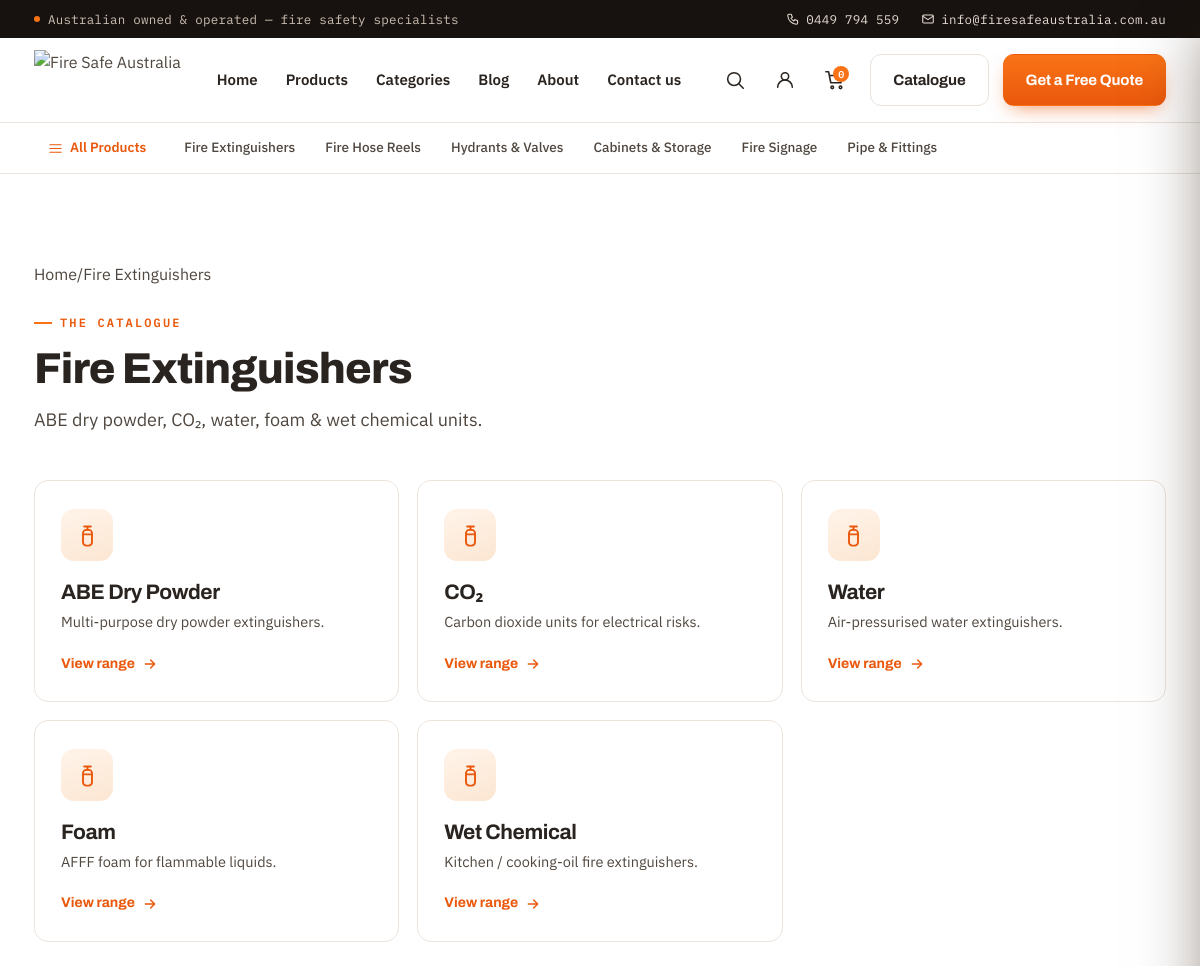
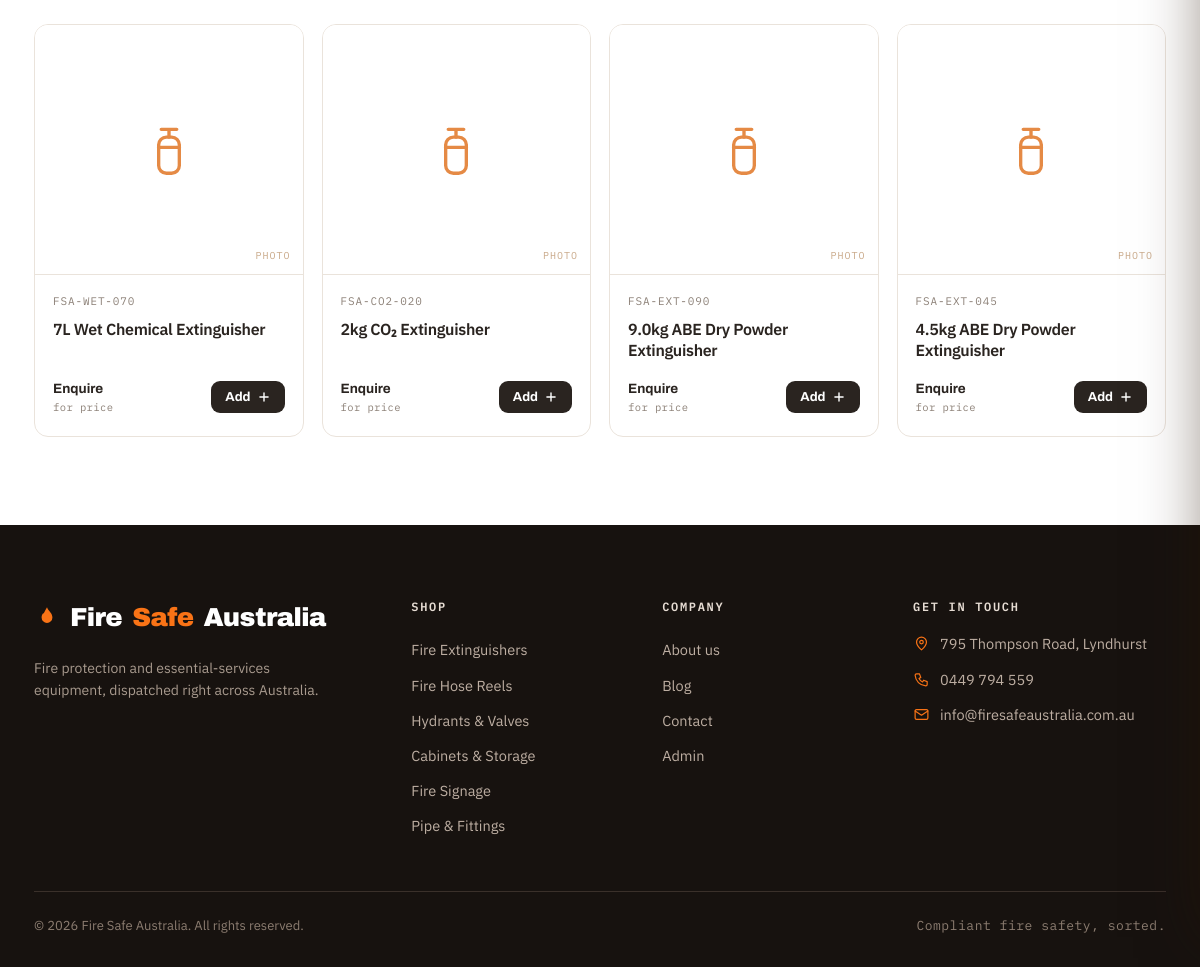
Screenshot of /category/fire-extinguishers with the database file from the repository (2 pictures, top to bottom).
### tables this page shows
CREATE TABLE `categories` (
  `id` int(11) NOT NULL AUTO_INCREMENT,
  `parent_id` int(11) DEFAULT NULL,
  `name` varchar(191) NOT NULL,
  `slug` varchar(191) NOT NULL,
  `description` text DEFAULT NULL,
  `image` varchar(255) DEFAULT NULL,
  `position` int(11) NOT NULL DEFAULT 0,
  `created_at` timestamp NULL DEFAULT current_timestamp(),
  PRIMARY KEY (`id`),
  UNIQUE KEY `slug` (`slug`),
  KEY `parent_id` (`parent_id`),
  CONSTRAINT `fk_cat_parent` FOREIGN KEY (`parent_id`) REFERENCES `categories` (`id`) ON DELETE SET NULL
);

CREATE TABLE `products` (
  `id` int(11) NOT NULL AUTO_INCREMENT,
  `category_id` int(11) DEFAULT NULL,
  `sku` varchar(191) DEFAULT NULL,
  `title` varchar(255) NOT NULL,
  `slug` varchar(191) NOT NULL,
  `description` mediumtext DEFAULT NULL,
  `price` decimal(10,2) DEFAULT NULL,
  `images` text DEFAULT NULL,
  `status` enum('draft','published') NOT NULL DEFAULT 'draft',
  `featured` tinyint(1) NOT NULL DEFAULT 0,
  `created_at` timestamp NULL DEFAULT current_timestamp(),
  `updated_at` timestamp NULL DEFAULT current_timestamp() ON UPDATE current_timestamp(),
  PRIMARY KEY (`id`),
  UNIQUE KEY `slug` (`slug`),
  UNIQUE KEY `sku` (`sku`),
  KEY `category_id` (`category_id`),
  KEY `status` (`status`),
  CONSTRAINT `fk_prod_cat` FOREIGN KEY (`category_id`) REFERENCES `categories` (`id`) ON DELETE SET NULL
);

### app/partials.php (the view, shortened to what the rows shown need)
<?php
function cart_control(array $product, string $btnClass = 'btn-sm', string $label = 'Add'): string
{
    $json = htmlspecialchars(json_encode($product, JSON_UNESCAPED_SLASHES), ENT_QUOTES, 'UTF-8');
    return '<span class="js-cart-control" data-product="' . $json . '" data-btnclass="' . e($btnClass) . '" data-label="' . e($label) . '"></span>';
}
function price_or_enquire($price, bool $selling): string
{
    $f = $selling ? money($price) : null;
    return '<span class="prod-price">Enquire<span>for price</span></span>';
}
function product_card(array $p, bool $selling): string
{
    $href = url('products/' . $p['slug']);
    $hasVar = !empty($p['variants']);
    $imgs = json_arr($p['images'] ?? null);
    $img = $imgs[0] ?? null;
    $media = $img
        ? '<img class="pc-img" src="' . e($img) . '" alt="' . e($p['title']) . '">'
        : icon(product_icon($p['category_slug'] ?? null)) . '<span class="ph">PHOTO</span>';
    $skuLine = $p['sku'] ?: ($hasVar ? (count($p['variants']) . ' sizes') : '');
    $swatches = '';
    $foot = price_or_enquire($p['price'] ?? null, $selling);
    if ($hasVar) {
        $foot .= '<a href="' . $href . '" class="btn-sm view-sizes">View ' . icon('arrow-right') . '</a>';
    } else {
        $foot .= cart_control([
            'productId' => $p['sku'] ?: ('p' . $p['id']),
            'sku' => $p['sku'] ?: ('p' . $p['id']),
            'title' => $p['title'], 'slug' => $p['slug'], 'image' => $img,
            'price' => $selling ? ($p['price'] !== null ? (float)$p['price'] : null) : null,
        ]);
    }
    return '<div class="prod-card reveal">'
        . '<a href="' . $href . '" class="prod-media">' . $media . '</a>'
        . '<div class="prod-body"><div class="prod-head"><span class="prod-sku">' . e($skuLine) . '</span>' . $swatches . '</div>'
        . '<h3><a href="' . $href . '">' . e($p['title']) . '</a></h3>'
        . '<div class="prod-foot">' . $foot . '</div></div></div>';
}
function category_card(array $c, ?string $href = null): string
{
    $href = $href ?: url('category/' . $c['slug']);
    return '<a class="cat-card reveal" href="' . $href . '">'
        . '<div class="cat-top"><div class="cat-ic">' . icon(product_icon($c['slug'])) . '</div></div>'
        . '<h3>' . e($c['name']) . '</h3>'
        . ($c['description'] ? '<p>' . e($c['description']) . '</p>' : '')
        . '<span class="cat-link">View range ' . icon('arrow-right') . '</span></a>';
}

### app/pages.php (shortened to what the rows shown need)
<?php
require __DIR__ . '/partials.php';
function section_head(string $eyebrow, string $title, string $lead = ''): string
{
    return '<div class="section-head reveal"><span class="eyebrow">' . e($eyebrow) . '</span><h2>' . e($title) . '</h2>'
        . ($lead ? '<p class="lead">' . e($lead) . '</p>' : '') . '</div>';
}
function breadcrumbs(array $items): string
{
    $h = '<nav class="breadcrumbs" aria-label="Breadcrumb">';
    $n = count($items);
    foreach ($items as $i => $it) {
        $last = $i === $n - 1;
        if (!empty($it['href']) && !$last) $h .= '<a href="' . e($it['href']) . '">' . e($it['label']) . '</a>';
        else $h .= '<span' . ($last ? ' class="cur"' : '') . '>' . e($it['label']) . '</span>';
        if (!$last) $h .= '<span class="sep">/</span>';
    }
    return $h . '</nav>';
}
function page_category(array $slugs): void
{
    $tog = toggles();
    $r = resolve_category_path($slugs);
    $res = query_products(['category_ids' => $r['descendantIds'], 'sort' => 'newest', 'page' => 1, 'perPage' => 96]);
    $crumbs = [['label' => 'Home', 'href' => url('')]];
    $acc = [];
    foreach ($r['chain'] as $i => $c) {
        $acc[] = $c['slug'];
        $isLast = $i === count($r['chain']) - 1;
        $crumbs[] = ['label' => $c['name'], 'href' => $isLast ? null : url('category/' . implode('/', $acc))];
    }
    $sub = '';
    if ($r['children']) {
        $sub = '<div style="margin-bottom:48px"><div class="cat-grid">';
        foreach ($r['children'] as $c) $sub .= category_card($c, url('category/' . implode('/', array_merge($slugs, [$c['slug']]))));
        $sub .= '</div></div>';
    }
    $grid = '';
    if ($res['items']) {
        $grid = '<div class="prod-grid">';
        foreach ($res['items'] as $p) $grid .= product_card($p, $tog['sellingEnabled']);
        $grid .= '</div>';
    } elseif (!$r['children']) {
        $grid = '<p style="color:var(--muted)">No products in this category yet.</p>';
    }
    $node = $r['node'];
    $h = '<section><div class="wrap">' . breadcrumbs($crumbs)
        . '<div style="margin-top:18px">' . section_head('The catalogue', $node['name'], $node['description'] ?? '') . '</div>'
        . $sub . $grid . '</div></section>';
    respond($h, ['title' => $node['name'] . ' · ' . SITE_NAME, 'desc' => $node['description'] ?: ('Browse ' . $node['name'] . ' at ' . SITE_NAME)]);
}

### app/helpers.php (shortened to what the rows shown need)
<?php
function e(?string $s): string
{
    return htmlspecialchars((string)$s, ENT_QUOTES, 'UTF-8');
}
function url(string $path = ''): string
{
    if ($path === '' || $path === '/') return BASE_PATH . '/';
    return BASE_PATH . '/' . ltrim($path, '/');
}
function json_arr(?string $s): array
{
    $v = json_decode($s, true);
    return is_array($v) ? $v : [];
}
function view(string $name, array $data = []): string
{
    extract($data, EXTR_SKIP);
    require __DIR__ . '/views/' . $name . '.php';
    return (string)ob_get_clean();
}
function respond(string $content, array $opts = []): void
{
    echo view('layout', array_merge($opts, ['content' => $content]));
}
function setting(string $key, $default = null)
{
    $v = q_val('SELECT value FROM settings WHERE `key` = ?', [$key]);
    if ($v === false || $v === null) return $default;
    $decoded = json_decode((string)$v, true);
    return $decoded === null ? $default : $decoded;
}
function toggles(): array
{
    return array_merge(
        ['sellingEnabled' => false, 'enquiryEnabled' => true, 'guestCheckout' => true],
        (array)setting('toggles', [])
    );
}
function branding(): array
{
    return array_merge(
        ['logoUrl' => url('assets/logo.png'), 'faviconUrl' => url('assets/favicon.ico'), 'logoWidth' => 0, 'logoHeight' => 60],
        (array)setting('general', [])
    );
}
function icon(string $name, string $class = 'icon', string $style = ''): string
{
    static $stroke = [
        'arrow-right' => '<path d="M5 12h14M13 6l6 6-6 6"/>',
        'phone' => '<path d="M5 4h4l2 5-2.5 1.5a11 11 0 0 0 5 5L15 13l5 2v4a2 2 0 0 1-2 2A16 16 0 0 1 3 6a2 2 0 0 1 2-2z"/>',
        'mail' => '<rect x="3" y="5" width="18" height="14" rx="2"/><path d="m3 7 9 6 9-6"/>',
        'search' => '<circle cx="11" cy="11" r="7"/><path d="m21 21-4.3-4.3"/>',
        'user' => '<circle cx="12" cy="8" r="4"/><path d="M4 20a8 8 0 0 1 16 0"/>',
        'cart' => '<circle cx="9" cy="20" r="1.4"/><circle cx="18" cy="20" r="1.4"/><path d="M2 3h3l2.4 12h11l2-8H6"/>',
        'menu' => '<path d="M3 6h18M3 12h18M3 18h18"/>',
        'check' => '<path d="M20 6 9 17l-5-5"/>',
        'plus' => '<path d="M12 5v14M5 12h14"/>',
        'minus' => '<path d="M5 12h14"/>',
        'trash' => '<path d="M4 7h16M9 7V5h6v2M6 7l1 13h10l1-13"/>',
        'pin' => '<path d="M12 21s-7-5.7-7-11a7 7 0 0 1 14 0c0 5.3-7 11-7 11z"/><circle cx="12" cy="10" r="2.5"/>',
        'shield-check' => '<path d="M12 3l8 3v5c0 5-3.5 8-8 10-4.5-2-8-5-8-10V6z"/><path d="m9 12 2 2 4-4"/>',
        'truck' => '<path d="M3 7h11v9H3z"/><path d="M14 10h4l3 3v3h-7z"/><circle cx="7" cy="18" r="1.6"/><circle cx="18" cy="18" r="1.6"/>',
        'headset' => '<path d="M4 13v-1a8 8 0 0 1 16 0v1"/><rect x="3" y="13" width="4" height="6" rx="1.5"/><rect x="17" y="13" width="4" height="6" rx="1.5"/><path d="M20 19a4 4 0 0 1-4 3h-3"/>',
        'gem' => '<path d="M3 11 11 3l10 10-8 8z"/><circle cx="8" cy="8" r="1.4"/>',
        'clock' => '<circle cx="12" cy="12" r="8"/><path d="M12 8v4l3 2"/>',
        'extinguisher' => '<rect x="8" y="7" width="8" height="14" rx="3"/><path d="M12 7V4h3M9 4h3"/><path d="M8 11h8"/>',
        'hose-reel' => '<circle cx="12" cy="12" r="8"/><circle cx="12" cy="12" r="3"/><path d="M20 12h2"/>',
        'valve' => '<circle cx="12" cy="8" r="3"/><path d="M12 11v7M8 20h8"/><path d="m9.5 6-2.5-3M14.5 6 17 3"/>',
        'cabinet' => '<rect x="5" y="3" width="14" height="18" rx="2"/><path d="M12 3v18"/><path d="M9.5 12h.01M14.5 12h.01"/>',
        'sign' => '<rect x="4" y="4" width="16" height="11" rx="2"/><path d="M12 15v5M9 20h6"/><path d="M12 7v3M12 12h.01"/>',
        'fittings' => '<path d="M4 20v-7a5 5 0 0 1 5-5h7"/><path d="M2 20h4M14 6v4"/><circle cx="18" cy="8" r="2"/>',
        'image' => '<rect x="3" y="4" width="18" height="16" rx="2"/><circle cx="8.5" cy="9" r="1.5"/><path d="m4 18 5-5 4 4 3-3 4 4"/>',
    ];
    if ($name === 'flame') {
        return '<svg class="' . e($class) . '" viewBox="0 0 24 24" fill="currentColor"' . ($style ? ' style="' . e($style) . '"' : '') . '><path d="M12 2c1.4 3.8 5 5.3 5 9.5a5 5 0 0 1-10 0c0-2 .8-3.3 1.8-4.4C8 9.6 9 7.6 12 2z"/></svg>';
    }
    $body = $stroke[$name] ?? $stroke['extinguisher'];
    return '<svg class="' . e($class) . '" viewBox="0 0 24 24"' . ($style ? ' style="' . e($style) . '"' : '') . '>' . $body . '</svg>';
}

### app/views/layout.php (shortened to what the rows shown need)
<?php
$brand = branding();
$tog = toggles();
$navLinks = [
    ['Home', url('')], ['Products', url('products')], ['Categories', url('categories')],
    ['Blog', url('blog')], ['About', url('about')], ['Contact us', url('contact')],
];
$tops = top_categories();
?><!DOCTYPE html>
<html lang="en-AU">
<head>
<link rel="stylesheet" href="<?= url('assets/css/style.css') ?>">
</head>
<body>
      <?php $catUrl = $brand['catalogueUrl'] ?? ''; ?>
  <?php if ($tops): ?>
  <div class="cat-bar"><div class="wrap"><nav class="cat-bar-nav" aria-label="Product categories">
    <a href="<?= url('products') ?>" class="cat-bar-all"><?= icon('menu', 'icon', 'width:15px;height:15px') ?>All Products</a>
    <?php foreach ($tops as $c): ?><a href="<?= url('category/' . $c['slug']) ?>"><?= e($c['name']) ?></a><?php endforeach; ?>
  </nav></div></div>
  <?php endif; ?>
  <main><?= $content ?></main>
  <footer class="site-footer"><div class="wrap">
    <div class="foot-top">
      <div class="foot-col"><h5>Shop</h5>
        <?php foreach ($tops as $c): ?><a href="<?= url('category/' . $c['slug']) ?>"><?= e($c['name']) ?></a><?php endforeach; ?>
      </div>
    </div>
  </div></footer>
</body>
</html>

### rows the page displays
categories: name "Fire Extinguishers", description "ABE dry powder, CO₂, water, foam & wet chemical units."
categories: name "Fire Hose Reels"
categories: name "Hydrants & Valves"
categories: name "Cabinets & Storage"
categories: name "Fire Signage"
categories: name "Pipe & Fittings"
categories: name "ABE Dry Powder", description "Multi-purpose dry powder extinguishers."
categories: name "CO₂", description "Carbon dioxide units for electrical risks."
categories: name "Water", description "Air-pressurised water extinguishers."
categories: name "Foam", description "AFFF foam for flammable liquids."
categories: name "Wet Chemical", description "Kitchen / cooking-oil fire extinguishers."
products: sku "FSA-WET-070", title "7L Wet Chemical Extinguisher"
products: sku "FSA-CO2-020", title "2kg CO₂ Extinguisher"
products: sku "FSA-EXT-090", title "9.0kg ABE Dry Powder Extinguisher"
products: sku "FSA-EXT-045", title "4.5kg ABE Dry Powder Extinguisher"

### other values shown
CO_PHONE "0449 794 559"
CO_EMAIL "info@firesafeaustralia.com.au"
$l[0] "Home"
$l[0] "Products"
$l[0] "Categories"
$l[0] "Blog"
$l[0] "About"
$l[0] "Contact us"
$it['label'] "Home"
$it['label'] "Fire Extinguishers"
$eyebrow "THE CATALOGUE"
CO_ADDRESS "795 Thompson Road, Lyndhurst"
SITE_NAME "Fire Safe Australia"
